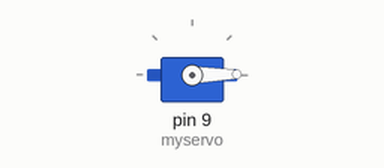
Simulated run of this sketch. Board: Arduino Uno, built with avr-gcc and run on an emulated ATmega328P. On the bench: servo.

Above: at 0.05 s.
At 1.35 s:
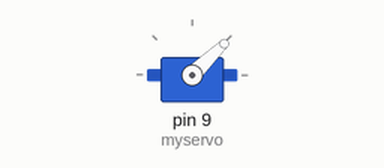
At 2.7 s:
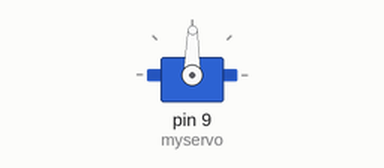
At 5.4 s:
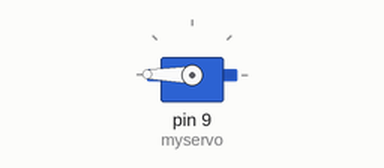
Timing chart, 0 to 7.1 s (numbered marks = the images above):
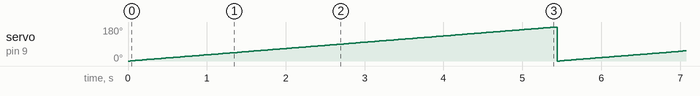

The sketch:

Servo.ino
```cpp
#include <Servo.h>

Servo myservo;

void setup() {
  // put your setup code here, to run once:
  myservo.attach(9);
}

void loop() {
  // put your main code here, to run repeatedly:
  for( int i = 0; i <= 180; i++)
  {
    myservo.write(i);
    delay(30);
  }
}
```

Measured:
- by itself, servo on pin 9 (myservo): ramps from 0° to 180° and jumps back, once every 5.4 s
